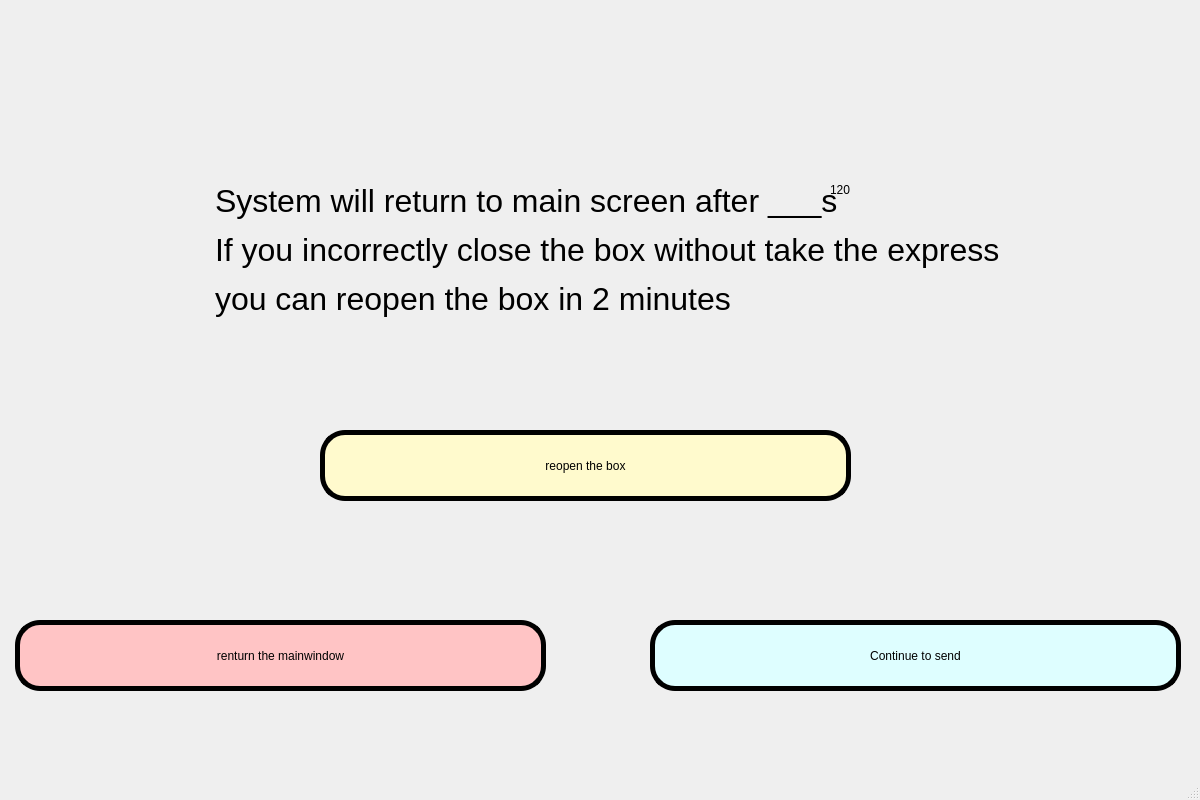
<?xml version="1.0" encoding="UTF-8"?>
<ui version="4.0">
 <class>put_win_four</class>
 <widget class="QMainWindow" name="put_win_four">
  <property name="geometry">
   <rect>
    <x>0</x>
    <y>0</y>
    <width>1200</width>
    <height>800</height>
   </rect>
  </property>
  <property name="windowTitle">
   <string>MainWindow</string>
  </property>
  <property name="styleSheet">
   <string notr="true">QWidget#centralwidget {
border-image: url(:/register/背景1.jpg)
}</string>
  </property>
  <widget class="QWidget" name="centralwidget">
   <widget class="QLabel" name="time_le">
    <property name="geometry">
     <rect>
      <x>830</x>
      <y>160</y>
      <width>71</width>
      <height>61</height>
     </rect>
    </property>
    <property name="styleSheet">
     <string notr="true">font: 20pt &quot;Baskerville Old Face&quot;;</string>
    </property>
    <property name="text">
     <string>&lt;html&gt;&lt;head/&gt;&lt;body&gt;&lt;p&gt;&lt;span style=&quot; color:#000000;&quot;&gt;120&lt;/span&gt;&lt;/p&gt;&lt;/body&gt;&lt;/html&gt;</string>
    </property>
   </widget>
   <widget class="QPushButton" name="pushButton">
    <property name="geometry">
     <rect>
      <x>650</x>
      <y>620</y>
      <width>531</width>
      <height>71</height>
     </rect>
    </property>
    <property name="styleSheet">
     <string notr="true">QPushButton{
   border-radius: 25px;
   background-color:rgb(222, 254, 255);
   border:5px solid rgb(0, 0, 0);
   font: 25pt &quot;Baskerville Old Face&quot;;
}</string>
    </property>
    <property name="text">
     <string>Continue to send</string>
    </property>
   </widget>
   <widget class="QPushButton" name="pushButton_2">
    <property name="geometry">
     <rect>
      <x>320</x>
      <y>430</y>
      <width>531</width>
      <height>71</height>
     </rect>
    </property>
    <property name="styleSheet">
     <string notr="true">QPushButton{
   border-radius: 25px;
   background-color:rgb(255, 250, 205);
   border:5px solid rgb(0, 0, 0);
   font: 25pt &quot;Baskerville Old Face&quot;;
}</string>
    </property>
    <property name="text">
     <string>reopen the box</string>
    </property>
   </widget>
   <widget class="QPushButton" name="pushButton_3">
    <property name="geometry">
     <rect>
      <x>15</x>
      <y>620</y>
      <width>531</width>
      <height>71</height>
     </rect>
    </property>
    <property name="styleSheet">
     <string notr="true">QPushButton{
   border-radius: 25px;
   background-color:rgb(255, 196, 197);
   border:5px solid rgb(0, 0, 0);
   font: 25pt &quot;Baskerville Old Face&quot;;
}</string>
    </property>
    <property name="text">
     <string>renturn the mainwindow</string>
    </property>
   </widget>
   <widget class="QLabel" name="label_2">
    <property name="geometry">
     <rect>
      <x>215</x>
      <y>140</y>
      <width>911</width>
      <height>221</height>
     </rect>
    </property>
    <property name="styleSheet">
     <string notr="true">font: 20pt &quot;Baskerville Old Face&quot;;</string>
    </property>
    <property name="text">
     <string>&lt;html&gt;&lt;head/&gt;&lt;body&gt;&lt;p&gt;&lt;span style=&quot; font-size:24pt;&quot;&gt;System will return to main screen after ___s&lt;/span&gt;&lt;/p&gt;&lt;p&gt;&lt;span style=&quot; font-size:24pt;&quot;&gt;If you incorrectly close the box without take the express&lt;/span&gt;&lt;/p&gt;&lt;p&gt;&lt;span style=&quot; font-size:24pt;&quot;&gt;you can reopen the box in 2 minutes&lt;/span&gt;&lt;/p&gt;&lt;/body&gt;&lt;/html&gt;</string>
    </property>
   </widget>
  </widget>
  <widget class="QMenuBar" name="menubar">
   <property name="geometry">
    <rect>
     <x>0</x>
     <y>0</y>
     <width>1200</width>
     <height>26</height>
    </rect>
   </property>
  </widget>
  <widget class="QStatusBar" name="statusbar"/>
 </widget>
 <resources>
  <include location="images.qrc"/>
 </resources>
 <connections>
  <connection>
   <sender>pushButton</sender>
   <signal>clicked()</signal>
   <receiver>put_win_four</receiver>
   <slot>return_put_win1()</slot>
   <hints>
    <hint type="sourcelabel">
     <x>240</x>
     <y>213</y>
    </hint>
    <hint type="destinationlabel">
     <x>97</x>
     <y>307</y>
    </hint>
   </hints>
  </connection>
  <connection>
   <sender>pushButton_2</sender>
   <signal>clicked()</signal>
   <receiver>put_win_four</receiver>
   <slot>reopen_box()</slot>
   <hints>
    <hint type="sourcelabel">
     <x>247</x>
     <y>323</y>
    </hint>
    <hint type="destinationlabel">
     <x>557</x>
     <y>308</y>
    </hint>
   </hints>
  </connection>
  <connection>
   <sender>pushButton_3</sender>
   <signal>clicked()</signal>
   <receiver>put_win_four</receiver>
   <slot>return_mainwindow()</slot>
   <hints>
    <hint type="sourcelabel">
     <x>450</x>
     <y>199</y>
    </hint>
    <hint type="destinationlabel">
     <x>558</x>
     <y>128</y>
    </hint>
   </hints>
  </connection>
 </connections>
 <slots>
  <slot>return_put_win1()</slot>
  <slot>reopen_box()</slot>
  <slot>return_mainwindow()</slot>
 </slots>
</ui>
